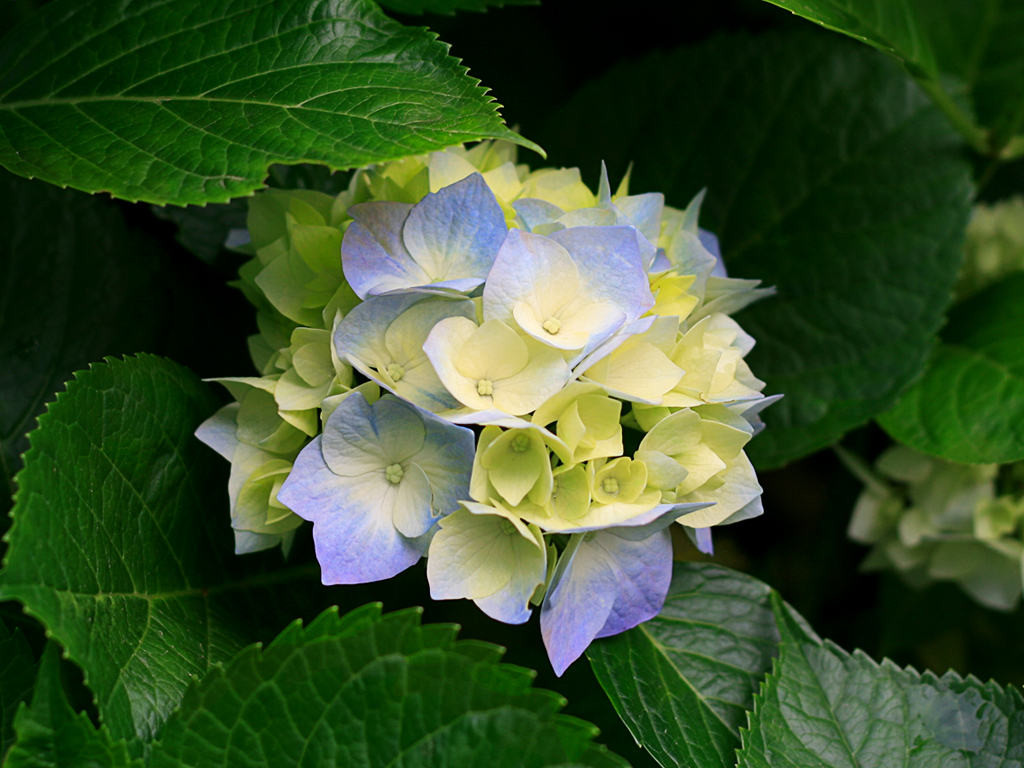
#> input picture SignalProc/LinearAlgebraPic/Hydrangeas.jpg, 1024 x 768 px, found by its file name
$ jupyter execute LinearAlgebra-SingularValueDecomposition.ipynb   (Python 2 division)
#> lines starting #> are read from the running program, lines starting #| are printed output that depends on the picture
# 奇异值分解 SingularValueDecomposition

奇异值分解，是指把一个矩阵分解成一个对角线矩阵和两个酉矩阵。
$$M=U\Sigma V^H$$
其中，
* $U$的列向量是$MM^T$的特征向量组成
* $V$的列向量是由$M^TM$的特征向量组成的
* $\Sigma$是$M^TM$的特征值的平方根。

先把奇异值分解写成$MV=U\Sigma$的形式。此时，可以把矩阵$M$理解成一个对$V$线性变换的矩阵。
奇异值分解的目的，就是要找这样一个矩阵$V$，使得左乘矩阵$M$后的$MV$，可以分解成$U\Sigma$，即由一组标准正交基组成的酉矩阵，及其正交基对应的轴上的模$\Sigma$来表示。

## 从线性变换角度来理解奇异值分解
给定一个矩阵$M$
$$M=
\left[
\begin{matrix}
2 & 1 \\
1 & 2
\end{matrix}
\right]
$$
如果用矩阵$M$对向量$[1,0]$和$[0,1]$进行线性变换，可以从小面图中看出变换后的效果。即
$$
M
\left[
\begin{matrix}1 & 0 \\ 0 & 1 \end{matrix}
\right]=
\left[
\begin{matrix}2 & 1 \\ 1 & 2 \end{matrix}
\right]
\left[
\begin{matrix}1 & 0 \\ 0 & 1 \end{matrix}
\right]=
\left[
\begin{matrix}2 & 1 \\ 1 & 2 \end{matrix}
\right]
$$


如果将向量$[1,0]$和$[0,1]$旋转45度，即变成
$
\left[
  \begin{matrix} \frac{1}{2}\sqrt{2} & -\frac{1}{2}\sqrt{2} \\ \frac{1}{2}\sqrt{2} & \frac{1}{2}\sqrt{2} \end{matrix}
\right]
$
用$M$对向量$[\frac{1}{2}\sqrt{2}, \frac{1}{2}\sqrt{2}]$和$[-\frac{1}{2}\sqrt{2},\frac{1}{2}\sqrt{2}]$进行线性变换，可以得到：
$$
M
\left[
  \begin{matrix} \frac{1}{2}\sqrt{2} & -\frac{1}{2}\sqrt{2} \\ \frac{1}{2}\sqrt{2} & \frac{1}{2}\sqrt{2} \end{matrix}
\right]=
\left[
\begin{matrix}2 & 1 \\ 1 & 2 \end{matrix}
\right]
\left[
  \begin{matrix} \frac{1}{2}\sqrt{2} & -\frac{1}{2}\sqrt{2} \\ \frac{1}{2}\sqrt{2} & \frac{1}{2}\sqrt{2} \end{matrix}
\right]=
\left[
  \begin{matrix} \frac{3}{2}\sqrt{2} & -\frac{1}{2}\sqrt{2} \\ \frac{3}{2}\sqrt{2} & \frac{1}{2}\sqrt{2} \end{matrix}
\right]
$$

经过变换后的两个向量为$[\frac{3}{2}\sqrt{2},\frac{3}{2}\sqrt{2}]$和$[-\frac{1}{2}\sqrt{2},\frac{1}{2}\sqrt{2}]$，可见这两个向量依然是正交的，并且方向依然是一致的，只是被线性变换后的向量的模发生的缩放而已。

那么，什么样的向量可以满足，左乘一个矩阵后，只对该向量进行模值缩放，但是方向不变呢？答案就是特征向量。
$$Mv_i=\lambda_iv_i$$
于是，把SVD分解的公式由乘矩阵$V$,可以得到$MV=U\Sigma$。$MV$是经过线性变换之后的矩阵。接下来就是要把$MV$分解成一个酉矩阵与一个对角阵的乘积。酉矩阵是$MV$分解后的的标准正交基，$\Sigma$就是表征了该酉矩阵的列向量方向上的缩放尺度。

## 奇异值分解(SVD)

## 奇异值分解(SVD)应用-图像压缩
如果用矩阵$M$代表读入黑白图像的所有像素，那么，对$M$进行奇异值分解后
$$M=U\Sigma V^H$$
对$M$进行压缩，也就是分解式子里面，$U$只取前面n列，$V$只取前面n列，$\Sigma$只需$n\times n$的份额。
使用numpy表达式表示：
$$U_c=U[:,:n]$$
$$V_c=V[:,:n]$$
$$\Sigma_c=\Sigma[:n,:n]$$
最后压缩后的图像表达式就是
$$CompressedImage=U_c*\Sigma_c*V_c^H$$
需要注意的细节是：
numpy的SVD函数返回的三个矩阵中，第一个矩阵就是$U$矩阵;第二个矩阵返回的只是$\Sigma$对角线上的元素组成的向量，并不返回矩阵，所以代码里面使用了eye函数生成单位矩阵来构造一个$\Sigma$矩阵;第三个矩阵是$V^H$，所以对$V^H$压缩的话就需要按行取。代码实现只取了768个奇异值里面的前$n$个进行了压缩。

[cell 1]
from numpy import *
from matplotlib import pyplot as plt
from PIL import Image

def svd_compress(filename):
#> called with filename = 'LinearAlgebraPic\\Hydrangeas.jpg'
    im = array(Image.open(filename).convert('L'))
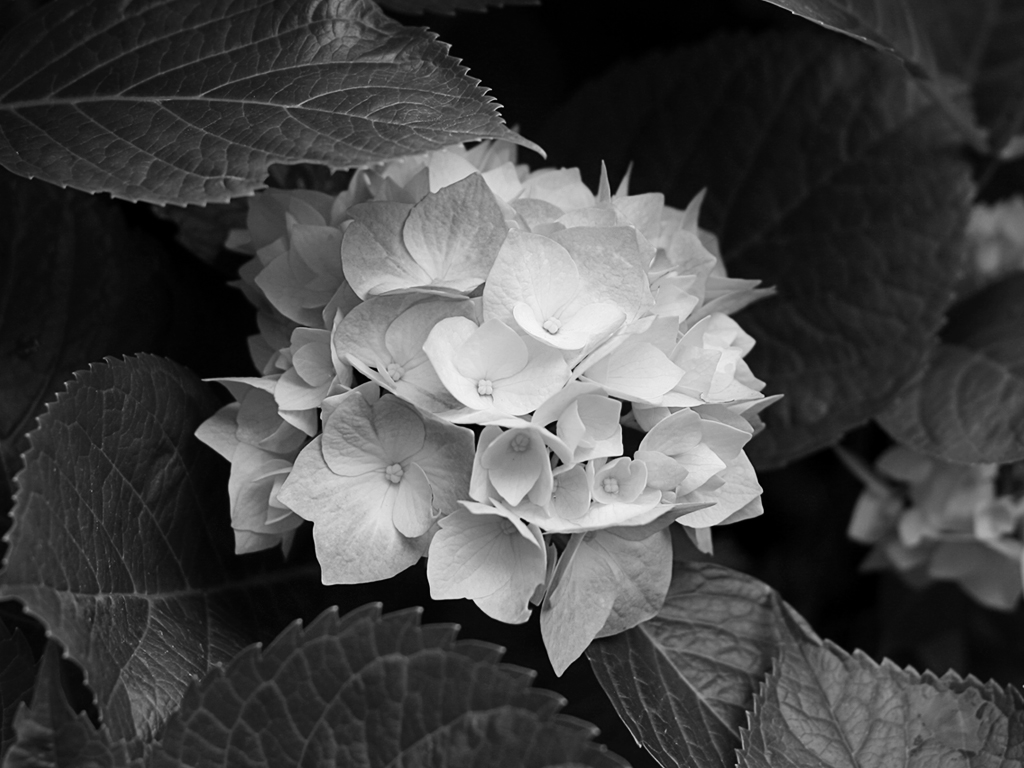
#> im: shape (768, 1024); min 0, max 248, mean 69.8
    print im.shape
#| (768, 1024)
    plt.gray();plt.imshow(im)
    U,S,VT = linalg.svd(im)
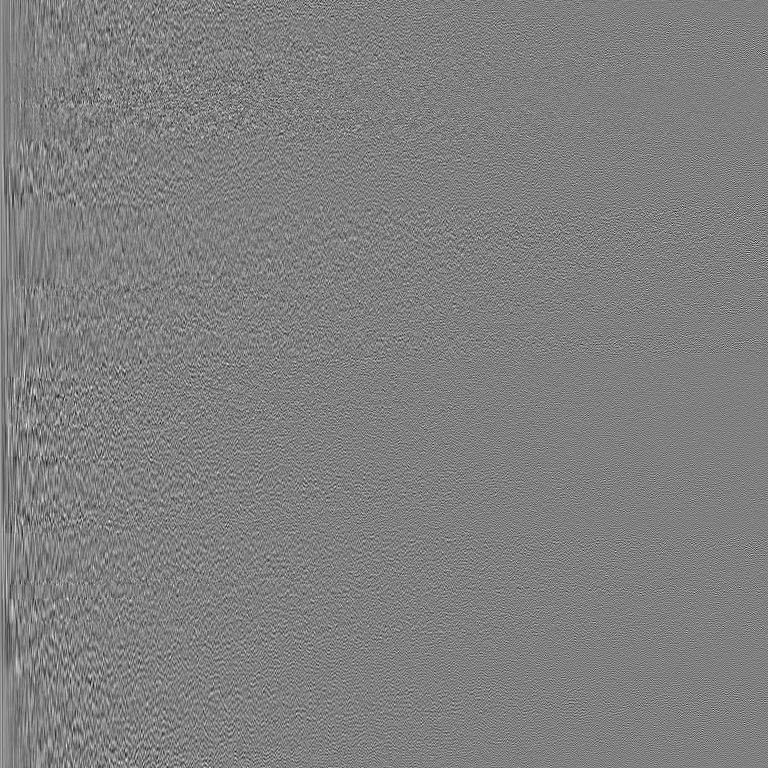
#> U: shape (768, 768) float64; min -0.198, max 0.196, mean 6.63e-05; drawn with min black and max white
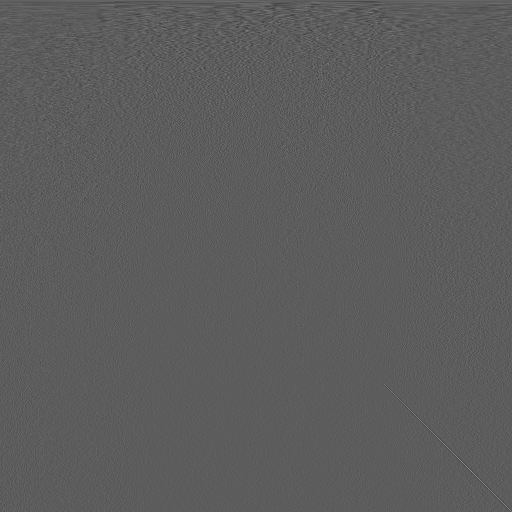
#> VT: shape (1024, 1024) float64 (shown at 1/2 size); min -0.286, max 0.499, mean 4.18e-05; drawn with min black and max white
#> S = 768 values, max 75750.1 at index 0, min 4.56 at index 767, mean 465.7
    n = 50;Sigma = eye(n,dtype=float)*S[:n]
#> after `Sigma = eye(n, dtype=float) * S[:n]`:
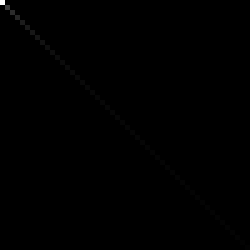
#> Sigma: shape (50, 50) float64 (shown 5 times larger); min 0, max 75750.1, mean 95.4; drawn with min black and max white
    im2=dot(dot(U[:,:n],Sigma),VT[:n,:])
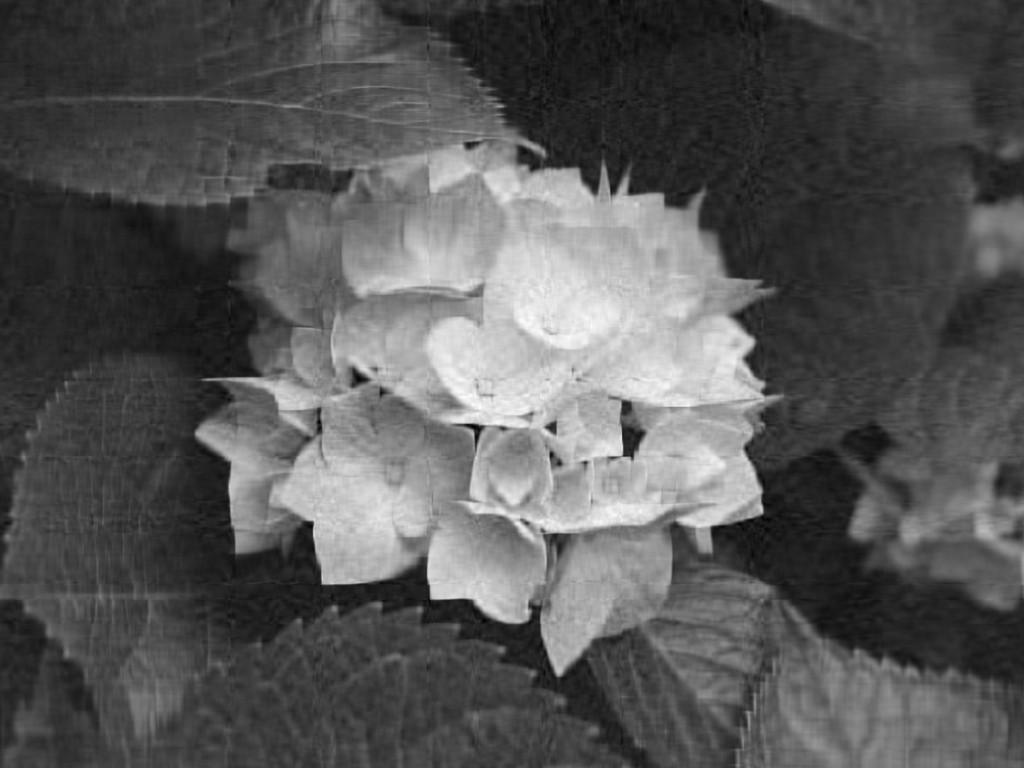
#> im2: shape (768, 1024) float64; min -28.35, max 257.9, mean 69.8; drawn with min black and max white
    print U.shape,S.size,Sigma.shape,VT.shape
#| (768, 768) 768 (50, 50) (1024, 1024)
    print U[:,:n].shape,Sigma.shape,VT[:n,:].shape
#| (768, 50) (50, 50) (50, 1024)
    plt.figure();plt.imshow(im2)
    plt.show()
svd_compress(r'LinearAlgebraPic\Hydrangeas.jpg')
